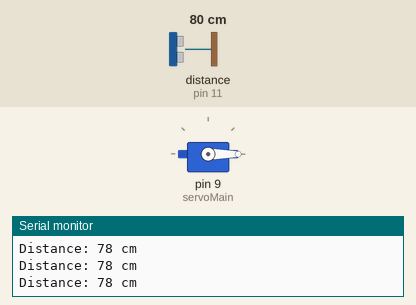
A sketch run on a simulated Arduino Uno, built with avr-gcc and run on an emulated ATmega328P. On the bench: servo, the last lines printed to the serial monitor. Wiring (inferred from the names in the program): ultrasonic range finder: trigger pin 10; echo pin 11. The test bench sets the inputs (shaded band); at power-on: distance to the obstacle (sensor on pin 11) 80 cm. The echo pulse lasts 58.3 µs per cm.

Above: at 1.2 s.
1.3 s: distance to the obstacle (sensor on pin 11) set to 33 cm
2.8 s: distance to the obstacle (sensor on pin 11) set to 28 cm
At 4.0 s:
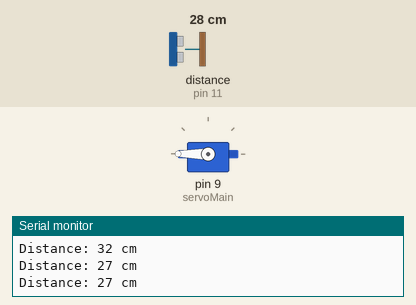
4.3 s: distance to the obstacle (sensor on pin 11) set to 35 cm
At 5.9 s:
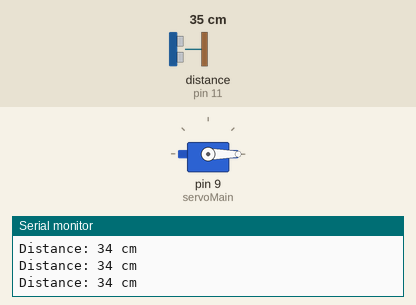
6.3 s: distance to the obstacle (sensor on pin 11) set to 2 cm
At 7.1 s:
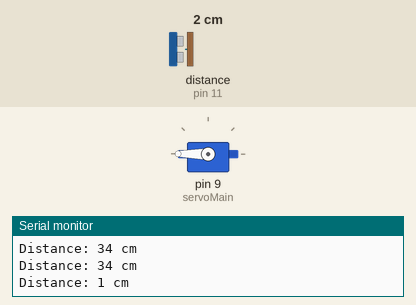
Timing chart, 0 to 8.8 s (numbered marks = the images above; inputs shaded):
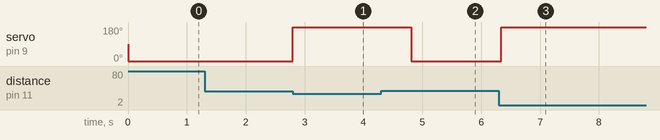

Measured:
- the behaviour switches between 31 and 30 cm on distance to the obstacle (sensor on pin 11) (found by bisection; images 0 and 1)
- after the input at 2.8 s, servo on pin 9 (servoMain): 0° → 180° at once
- after the input at 4.3 s, servo on pin 9 (servoMain): 180° → 0° after 0.51 s
- after the input at 6.3 s, servo on pin 9 (servoMain): 0° → 180° at once

The sketch:

3_Smart_Dustbin.ino
```cpp
/***************************************************
Project: Smart Dustbin
Organisation: Soham Academy Of Human Excellence
Website: https://ria.sohamacademy.org/
****************************************************/

#include <Servo.h>
Servo servoMain;
int trigpin = 10;
int echopin = 11;
int distance;
float duration;
float cm;

void setup()
{
   servoMain.attach(9); // servo on digital pin 10
   pinMode(trigpin, OUTPUT);
   pinMode(echopin, INPUT);
   Serial.begin(9600);
}

void loop()
{
  digitalWrite(trigpin, LOW);
  delay(2);
  digitalWrite(trigpin, HIGH);
  delayMicroseconds(10);
  digitalWrite(trigpin, LOW);
  duration = pulseIn(echopin, HIGH);
  cm = (duration/58.82);
  distance = cm;

  Serial.print("Distance: ");
  Serial.print(distance);
  Serial.println(" cm");

  if(distance<30)
  {
    servoMain.write(180);
    delay(1000);
  }
  else{
    servoMain.write(0);
    delay(50);
  }
}
```
